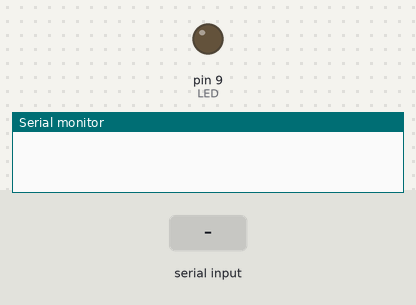
Recording of a sketch running on a simulated Arduino Uno, built with avr-gcc and run on an emulated ATmega328P. On the bench: output pins drawn as LEDs (lit = HIGH), the last lines printed to the serial monitor. Inputs (shaded band) come from the test bench.

Above: at 1.2 s.
1.3 s: "1" received over Serial
At 2.0 s:
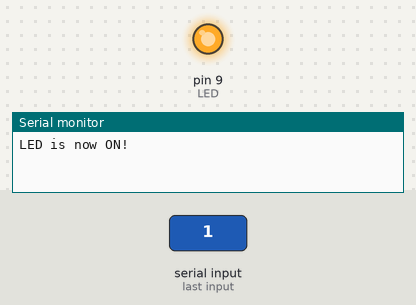
2.8 s: "0" received over Serial
At 3.2 s:
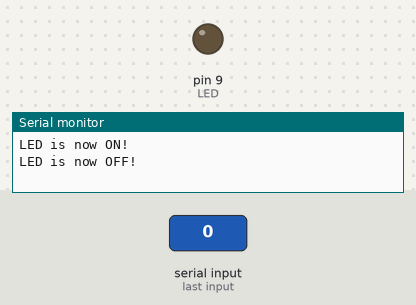
Timing chart, 0 to 5.8 s (numbered marks = the images above; inputs shaded):
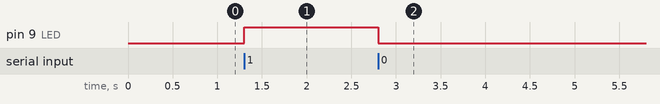

Measured:
- after the input at 1.3 s, pin 9 (LED): LOW → HIGH at once
- after the input at 2.8 s, pin 9 (LED): HIGH → LOW at once

The sketch:

_26._Serial_LED_Control.ino
```cpp
const int LED = 9;

char data;

void setup()
{
  Serial.begin(9600);
  pinMode(LED, OUTPUT);
}

void loop()
{
  if (Serial.available() > 0)
  {
    data = Serial.read();
    if(data == '1')
    {
      digitalWrite(LED, HIGH);
      Serial.print("LED is now ON! \n");
    }
    else if (data == '0')
    {
      digitalWrite(LED, LOW);
      Serial.print("LED is now OFF! \n");
    }
  }
}
```
